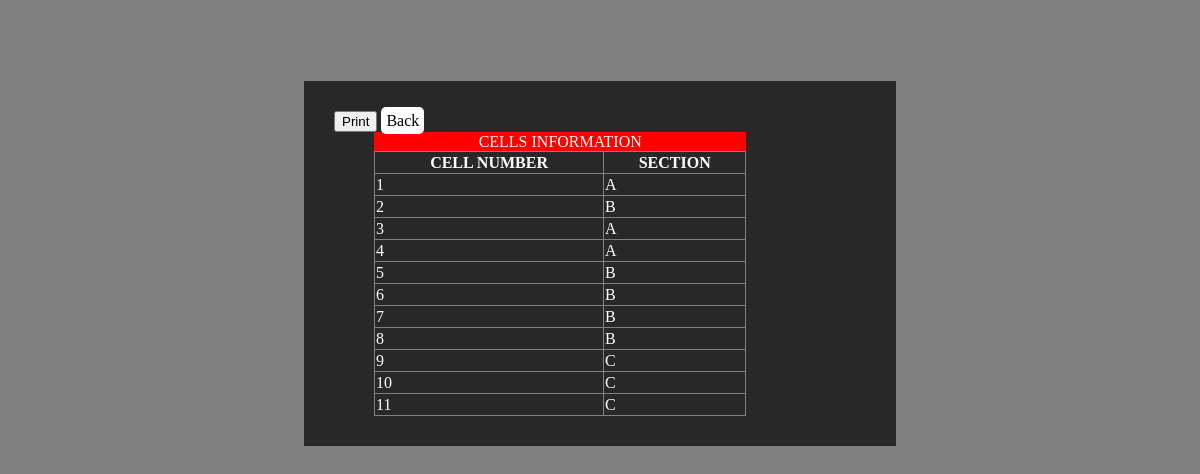
Screenshot of /PAGES/cells.php (signed in) with the database file from the repository.
### tables this page shows
CREATE TABLE IF NOT EXISTS `cell` (
  `cellno` int(11) NOT NULL AUTO_INCREMENT,
  `section` varchar(15) NOT NULL,
  PRIMARY KEY (`cellno`)
);

### PAGES/cells.php (the view, shortened to what this page needs)
<?php
$con = mysqli_connect("localhost","root","","prison_system");
                $result =" SELECT * FROM cell " ;
                $display=mysqli_query($con, $result);
?>
<html lang="en">
<head>
</head>
<body>
              <form>
              <Button onclick="window.print()">Print</Button> <a href="Prisoner.php" id="button"> Back</a>
                        <table border="1" style="border-collapse:collapse;" class="table-view">
                        <caption>CELLS INFORMATION</caption>
                            <tr>
                                <th>CELL NUMBER</th>
                                <th>SECTION</th>
                            </tr>
                            <?php
                while ( $row=mysqli_fetch_assoc($display)) {
                    ?>
                        <tr>
                            <td > <?php echo $row['cellno'];  ?> </td >
                            <td > <?php echo $row['section'];  ?> </td >
                                </tr >
                            <?php    }?>
                        </table>
                </form>
</body>
</html>

### PAGES/cells.php (style rules this page uses)
body { background:grey; }
form { background: #282828; transform:translate(-50%,20%); padding: 30px; margin-left: 50%; }
table { align-items:center; border:border-collapse; padding: 50px; color:white; margin-left: 40px; line-height: 19px; width:70% }
th,td { font: size 25px; }
#button { border-radius:5px; background:white; color:black; padding:5px; text-decoration:none; margin-bottom:50px; }
caption { background:red; color:white; }

### rows the page displays
cell: cellno "1", section "A"
cell: cellno "2", section "B"
cell: cellno "3", section "A"
cell: cellno "4", section "A"
cell: cellno "5", section "B"
cell: cellno "6", section "B"
cell: cellno "7", section "B"
cell: cellno "8", section "B"
cell: cellno "9", section "C"
cell: cellno "10", section "C"
cell: cellno "11", section "C"
